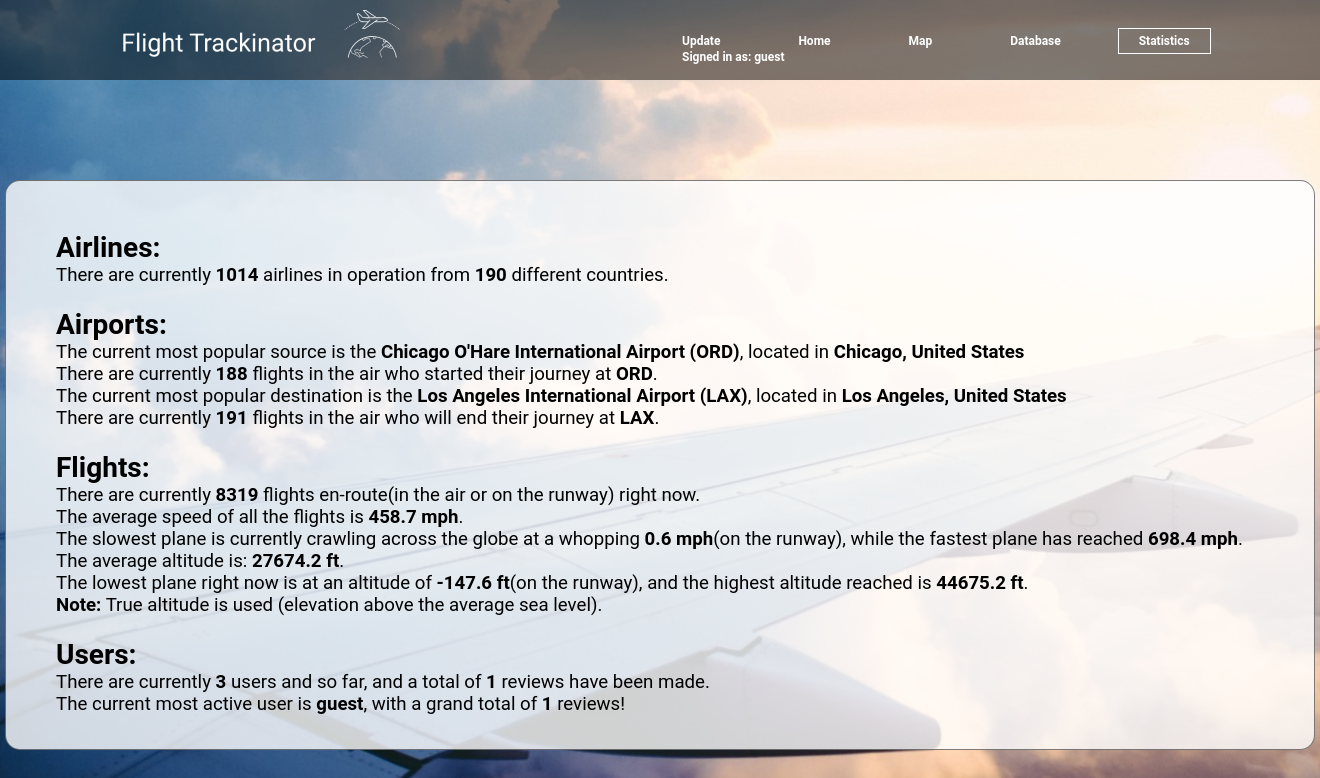
The app's page /website/dbstats.php (signed in) with its own data.
### tables this page shows
CREATE TABLE `airport` (
  `name` varchar(100) NOT NULL,
  `iataCode` varchar(10) NOT NULL,
  `city` varchar(50) NOT NULL,
  `country` varchar(50) NOT NULL,
  `latitude` double(10,4) NOT NULL,
  `longitude` double(10,4) NOT NULL
);

### website/dbstats.php (the view, shortened to what this page needs)
<?php
$servername = "localhost";
$username = "root";
$password = "";
$dbname = "flighttrackinator3000";
$conn = mysqli_connect($servername, $username, $password, $dbname) or die("Connection failed: " . mysqli_connect_error());
function printStats($table) {
    global $conn;
    switch($table) {
        case "airline":
            $sql = $conn->query("SELECT COUNT(name) FROM airline");
            $row = $sql->fetch_row();
            echo "There are currently <b>" . $row[0] . "</b> airlines in operation";
            $sql = $conn->query("SELECT COUNT(DISTINCT country) FROM airline");
            $row = $sql->fetch_row();
            echo " from <b>" . $row[0] . "</b> different countries.";
            break;
        case "airport":
			$sql = $conn->query(
                "SELECT name, iataCode, city, country, destination, COUNT(*) AS count
                FROM airport INNER JOIN flight
                ON airport.iataCode = flight.source
                GROUP BY source
                ORDER BY COUNT(*) DESC LIMIT 1"
            );
            $row = $sql->fetch_assoc();
            echo "The current most popular source is the <b>" . $row["name"] . " (" . $row['iataCode'] . ")</b>, located in <b>" . $row['city'] . ", " . $row['country'] . "</b><br>";
            echo "There are currently <b>" . $row['count'] . "</b> flights in the air who started their journey at <b>" . $row['iataCode'] . "</b>.<br>";
            $sql = $conn->query(
                "SELECT name, iataCode, city, country, destination, COUNT(*) AS count
                FROM airport INNER JOIN flight
                ON airport.iataCode = flight.destination
                GROUP BY destination
                ORDER BY COUNT(*) DESC LIMIT 1"
            );
            $row = $sql->fetch_assoc();
            echo "The current most popular destination is the <b>" . $row["name"] . " (" . $row['iataCode'] . ")</b>, located in <b>" . $row['city'] . ", " . $row['country'] . "</b><br>";
            echo "There are currently <b>" . $row['count'] . "</b> flights in the air who will end their journey at <b>" . $row['iataCode'] . "</b>.";
            break;
        case "flight":
            $sql = $conn->query("SELECT COUNT(aircraft_id) FROM flight");
            $row = $sql->fetch_row();
            echo "There are currently <b>" . $row[0] . "</b> flights en-route(in the air or on the runway) right now.<br>";
            $sql = $conn->query("SELECT AVG(speed) FROM flight");
            $row = $sql->fetch_row();
            echo "The average speed of all the flights is <b>" . round(floatval($row[0]), 1) . " mph</b>.<br>";
            $sql = $conn->query("SELECT MIN(speed) FROM flight WHERE speed > 0");
            $row = $sql->fetch_row();
            echo "The slowest plane is currently crawling across the globe at a whopping <b>"
                . $row[0] . " mph</b>(on the runway), ";
            $sql = $conn->query("SELECT MAX(speed) FROM flight");
            $row = $sql->fetch_row();
            echo "while the fastest plane has reached <b>" . round(floatval($row[0]), 1) . " mph</b>.<br>";
            $sql = $conn->query("SELECT AVG(altitude) FROM flight");
            $row = $sql->fetch_row();
            echo "The average altitude is: <b>" . round(floatval($row[0]), 1) . " ft</b>.<br>";
            $sql = $conn->query("SELECT MIN(altitude) FROM flight");
            $row = $sql->fetch_row();
            echo "The lowest plane right now is at an altitude of <b>" . $row[0] . " ft</b>(on the runway), ";
            $sql = $conn->query("SELECT MAX(altitude) FROM flight WHERE altitude");
            $row = $sql->fetch_row();
            echo "and the highest altitude reached is <b>" . $row[0] . " ft</b>.<br>";
            echo "<b>Note:</b> True altitude is used (elevation above the average sea level).";
            break;
        case "user":
            $sql = $conn->query("SELECT COUNT(username) FROM user");
            $row = $sql->fetch_row();
            echo "There are currently <b>" . $row[0] . "</b> users and so far, ";
            $sql = $conn->query("SELECT COUNT(username) FROM review");
            $row = $sql->fetch_row();
            echo "and a total of <b>" . $row[0] . "</b> reviews have been made.<br>";
            $sql = $conn->query(
                "SELECT user.username
                FROM review INNER JOIN user
                ON review.username = user.username
                GROUP BY username
                ORDER BY COUNT(*) DESC LIMIT 1"
            );
            $row = $sql->fetch_row();
            echo "The current most active user is <b>" . $row[0] . "</b>, ";
            $sql = $conn->query("SELECT COUNT(username) from review WHERE username = '$row[0]'");
            $row = $sql->fetch_row();
            echo "with a grand total of <b>" . $row[0] . "</b> reviews!";
            break;
    }
}
?>
<html class = "db-stats">
    <head>
        <?php include_once("header.php"); ?>
    </head>
    <body>
            <div class="stats-box">
                <h2>Airlines:</h2>
                    <?php printStats("airline"); ?>
                    <br><br>
                <h2>Airports:</h2>
                <?php printStats("airport"); ?>
                    <br><br>
                <h2>Flights:</h2>
                    <?php printStats("flight"); ?>
                    <br><br>
                <h2>Users:</h2>
                    <?php printStats("user"); ?>
            </div>
    </body>
</html>

### website/style.css (style rules this page uses)
* { margin: 0; padding: 0; }
body { font-family: "Roboto", sans-serif; }

### website/dbstats.php (style rules this page uses)
.db-stats { background-image: url(bg-home.jpg); background-repeat: no-repeat; background-size: cover; }
.stats-box { box-sizing: border-box; font-family: 'Roboto', sans-serif; font-size: 14pt; border: 1px solid rgba(0,0,0,.5); width: 1310px; height: 570px; background-color: rgba(255,255,255,.8); margin: 0 auto; margin-top: 100px; padding: 50px; border-radius: 15px; }

### records on screen
airport: name "Chicago O'Hare International Airport", iataCode "ORD", city "Chicago", country "United States"
airport: name "Los Angeles International Airport", iataCode "LAX", city "Los Angeles", country "United States"

### other values on screen
$_SESSION['username'] "guest"
$row[0] "1014"
$row[0] "190"
$row['count'] "188"
$row['count'] "191"
$row[0] "8319"
$row[0] "458.7"
$row[0] "0.6"
$row[0] "698.4"
$row[0] "27674.2"
$row[0] "-147.6"
$row[0] "44675.2"
$row[0] "3"
$row[0] "1"
$row[0] "guest"
